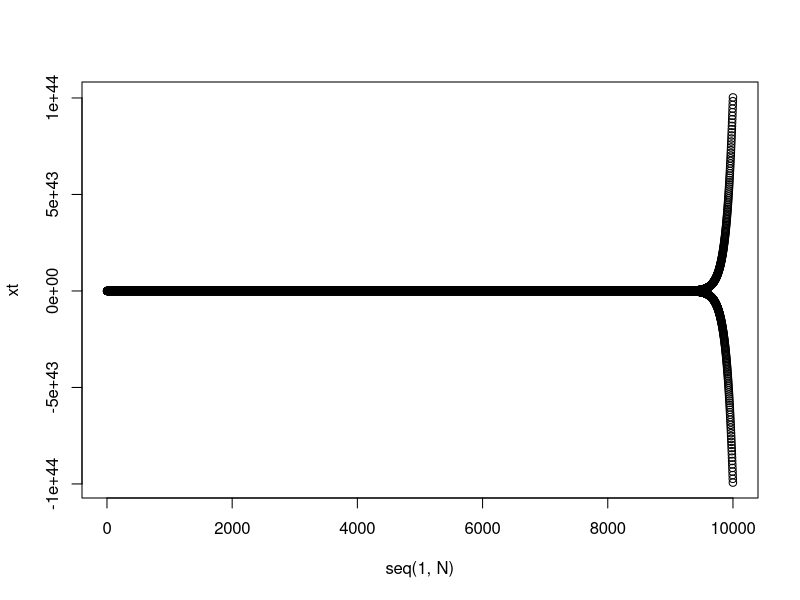

R code for this plot:
N = 10000
mu = 0

myrnorm <- function(n = 1)
{
  rnorm(n,mean = 0)
}

xt <- array(0, N)
error <- myrnorm(n = N)
xt[1] <- mu +  myrnorm()
error[1] <- myrnorm()
for(i in seq(2,N))
{
  xt[i] <-  mu - 1.01*xt[i - 1] + error[i] 
}

plot(seq(1,N), xt)


#lines(seq(1,1000), xt)
